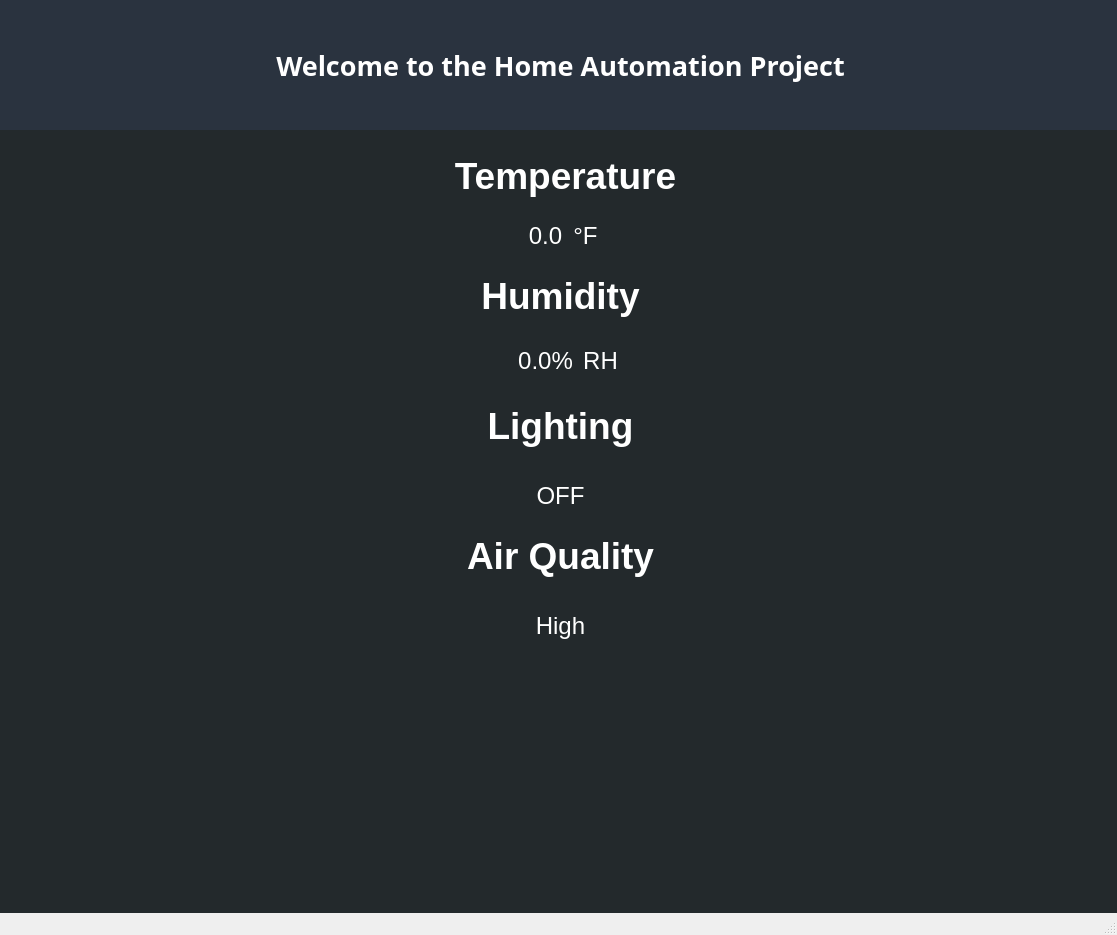
<?xml version="1.0" encoding="UTF-8"?>
<ui version="4.0">
 <class>homeApp</class>
 <widget class="QMainWindow" name="homeApp">
  <property name="geometry">
   <rect>
    <x>0</x>
    <y>0</y>
    <width>1117</width>
    <height>935</height>
   </rect>
  </property>
  <property name="windowTitle">
   <string>MainWindow</string>
  </property>
  <widget class="QWidget" name="centralwidget">
   <property name="styleSheet">
    <string notr="true">background-color: rgb(35, 41, 44);</string>
   </property>
   <widget class="QLabel" name="label">
    <property name="geometry">
     <rect>
      <x>0</x>
      <y>0</y>
      <width>1121</width>
      <height>131</height>
     </rect>
    </property>
    <property name="font">
     <font>
      <family>Microsoft PhagsPa</family>
      <pointsize>20</pointsize>
      <weight>75</weight>
      <italic>false</italic>
      <bold>true</bold>
      <underline>false</underline>
      <strikeout>false</strikeout>
     </font>
    </property>
    <property name="styleSheet">
     <string notr="true">color: rgb(255, 255, 255);
background-color: rgb(42, 51, 63);</string>
    </property>
    <property name="text">
     <string>Welcome to the Home Automation Project</string>
    </property>
    <property name="alignment">
     <set>Qt::AlignCenter</set>
    </property>
   </widget>
   <widget class="QLabel" name="temp_sensor">
    <property name="geometry">
     <rect>
      <x>-30</x>
      <y>170</y>
      <width>1151</width>
      <height>131</height>
     </rect>
    </property>
    <property name="font">
     <font>
      <pointsize>18</pointsize>
     </font>
    </property>
    <property name="styleSheet">
     <string notr="true">color: rgb(255, 255, 255);</string>
    </property>
    <property name="text">
     <string>0.0</string>
    </property>
    <property name="alignment">
     <set>Qt::AlignCenter</set>
    </property>
   </widget>
   <widget class="QLabel" name="label1">
    <property name="geometry">
     <rect>
      <x>-10</x>
      <y>130</y>
      <width>1151</width>
      <height>91</height>
     </rect>
    </property>
    <property name="font">
     <font>
      <pointsize>28</pointsize>
      <weight>75</weight>
      <italic>false</italic>
      <bold>true</bold>
      <underline>false</underline>
     </font>
    </property>
    <property name="styleSheet">
     <string notr="true">color: rgb(255, 255, 255);</string>
    </property>
    <property name="text">
     <string>Temperature</string>
    </property>
    <property name="alignment">
     <set>Qt::AlignCenter</set>
    </property>
   </widget>
   <widget class="QLabel" name="label5">
    <property name="geometry">
     <rect>
      <x>570</x>
      <y>220</y>
      <width>31</width>
      <height>31</height>
     </rect>
    </property>
    <property name="font">
     <font>
      <pointsize>18</pointsize>
     </font>
    </property>
    <property name="styleSheet">
     <string notr="true">color: rgb(255, 255, 255);</string>
    </property>
    <property name="text">
     <string>°F</string>
    </property>
    <property name="alignment">
     <set>Qt::AlignCenter</set>
    </property>
   </widget>
   <widget class="QLabel" name="label2">
    <property name="geometry">
     <rect>
      <x>-20</x>
      <y>250</y>
      <width>1161</width>
      <height>91</height>
     </rect>
    </property>
    <property name="font">
     <font>
      <pointsize>28</pointsize>
      <weight>75</weight>
      <bold>true</bold>
     </font>
    </property>
    <property name="styleSheet">
     <string notr="true">color: rgb(255, 255, 255);</string>
    </property>
    <property name="text">
     <string>Humidity</string>
    </property>
    <property name="alignment">
     <set>Qt::AlignCenter</set>
    </property>
   </widget>
   <widget class="QLabel" name="humidity">
    <property name="geometry">
     <rect>
      <x>-30</x>
      <y>320</y>
      <width>1151</width>
      <height>81</height>
     </rect>
    </property>
    <property name="font">
     <font>
      <pointsize>18</pointsize>
     </font>
    </property>
    <property name="styleSheet">
     <string notr="true">color: rgb(255, 255, 255);</string>
    </property>
    <property name="text">
     <string>0.0%</string>
    </property>
    <property name="alignment">
     <set>Qt::AlignCenter</set>
    </property>
   </widget>
   <widget class="QLabel" name="label7">
    <property name="geometry">
     <rect>
      <x>580</x>
      <y>340</y>
      <width>41</width>
      <height>41</height>
     </rect>
    </property>
    <property name="font">
     <font>
      <pointsize>18</pointsize>
     </font>
    </property>
    <property name="styleSheet">
     <string notr="true">color: rgb(255, 255, 255);</string>
    </property>
    <property name="text">
     <string>RH</string>
    </property>
    <property name="alignment">
     <set>Qt::AlignCenter</set>
    </property>
   </widget>
   <widget class="QLabel" name="label3">
    <property name="geometry">
     <rect>
      <x>-20</x>
      <y>380</y>
      <width>1161</width>
      <height>91</height>
     </rect>
    </property>
    <property name="font">
     <font>
      <pointsize>28</pointsize>
      <weight>75</weight>
      <bold>true</bold>
     </font>
    </property>
    <property name="styleSheet">
     <string notr="true">color: rgb(255, 255, 255);</string>
    </property>
    <property name="text">
     <string>Lighting</string>
    </property>
    <property name="alignment">
     <set>Qt::AlignCenter</set>
    </property>
   </widget>
   <widget class="QLabel" name="light_sensor">
    <property name="geometry">
     <rect>
      <x>-20</x>
      <y>460</y>
      <width>1161</width>
      <height>71</height>
     </rect>
    </property>
    <property name="font">
     <font>
      <pointsize>18</pointsize>
     </font>
    </property>
    <property name="styleSheet">
     <string notr="true">color: rgb(255, 255, 255);</string>
    </property>
    <property name="text">
     <string>OFF</string>
    </property>
    <property name="alignment">
     <set>Qt::AlignCenter</set>
    </property>
   </widget>
   <widget class="QLabel" name="label4">
    <property name="geometry">
     <rect>
      <x>-20</x>
      <y>510</y>
      <width>1161</width>
      <height>91</height>
     </rect>
    </property>
    <property name="font">
     <font>
      <pointsize>28</pointsize>
      <weight>75</weight>
      <bold>true</bold>
     </font>
    </property>
    <property name="styleSheet">
     <string notr="true">color: rgb(255, 255, 255);</string>
    </property>
    <property name="text">
     <string>Air Quality</string>
    </property>
    <property name="alignment">
     <set>Qt::AlignCenter</set>
    </property>
   </widget>
   <widget class="QLabel" name="airQuality">
    <property name="geometry">
     <rect>
      <x>-20</x>
      <y>580</y>
      <width>1161</width>
      <height>91</height>
     </rect>
    </property>
    <property name="font">
     <font>
      <pointsize>18</pointsize>
     </font>
    </property>
    <property name="styleSheet">
     <string notr="true">color: rgb(255, 255, 255);</string>
    </property>
    <property name="text">
     <string>High</string>
    </property>
    <property name="alignment">
     <set>Qt::AlignCenter</set>
    </property>
   </widget>
   <widget class="QLabel" name="label_2">
    <property name="geometry">
     <rect>
      <x>-20</x>
      <y>650</y>
      <width>1151</width>
      <height>311</height>
     </rect>
    </property>
    <property name="text">
     <string/>
    </property>
   </widget>
  </widget>
  <widget class="QStatusBar" name="statusbar"/>
 </widget>
 <resources/>
 <connections/>
</ui>
